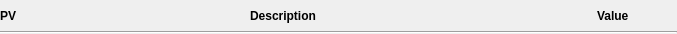
<?xml version="1.0" encoding="UTF-8"?>
<ui version="4.0">
 <class>Form</class>
 <widget class="QWidget" name="Form">
  <property name="geometry">
   <rect>
    <x>0</x>
    <y>0</y>
    <width>677</width>
    <height>34</height>
   </rect>
  </property>
  <property name="sizePolicy">
   <sizepolicy hsizetype="MinimumExpanding" vsizetype="Preferred">
    <horstretch>0</horstretch>
    <verstretch>0</verstretch>
   </sizepolicy>
  </property>
  <property name="minimumSize">
   <size>
    <width>0</width>
    <height>34</height>
   </size>
  </property>
  <property name="maximumSize">
   <size>
    <width>16777215</width>
    <height>34</height>
   </size>
  </property>
  <property name="windowTitle">
   <string>Form</string>
  </property>
  <layout class="QVBoxLayout" name="verticalLayout_2">
   <property name="spacing">
    <number>0</number>
   </property>
   <property name="leftMargin">
    <number>0</number>
   </property>
   <property name="topMargin">
    <number>0</number>
   </property>
   <property name="rightMargin">
    <number>0</number>
   </property>
   <property name="bottomMargin">
    <number>0</number>
   </property>
   <item>
    <layout class="QHBoxLayout" name="horizontalLayout_3" stretch="0,2,0,0">
     <property name="spacing">
      <number>0</number>
     </property>
     <item>
      <widget class="QLabel" name="label_5">
       <property name="minimumSize">
        <size>
         <width>250</width>
         <height>0</height>
        </size>
       </property>
       <property name="font">
        <font>
         <weight>75</weight>
         <bold>true</bold>
        </font>
       </property>
       <property name="text">
        <string>PV</string>
       </property>
      </widget>
     </item>
     <item>
      <widget class="QLabel" name="label_6">
       <property name="sizePolicy">
        <sizepolicy hsizetype="Minimum" vsizetype="Preferred">
         <horstretch>0</horstretch>
         <verstretch>0</verstretch>
        </sizepolicy>
       </property>
       <property name="font">
        <font>
         <weight>75</weight>
         <bold>true</bold>
        </font>
       </property>
       <property name="text">
        <string>Description</string>
       </property>
       <property name="alignment">
        <set>Qt::AlignLeading|Qt::AlignLeft|Qt::AlignVCenter</set>
       </property>
       <property name="wordWrap">
        <bool>false</bool>
       </property>
      </widget>
     </item>
     <item>
      <spacer name="horizontalSpacer">
       <property name="orientation">
        <enum>Qt::Horizontal</enum>
       </property>
       <property name="sizeHint" stdset="0">
        <size>
         <width>40</width>
         <height>20</height>
        </size>
       </property>
      </spacer>
     </item>
     <item>
      <widget class="QLabel" name="label_7">
       <property name="minimumSize">
        <size>
         <width>80</width>
         <height>0</height>
        </size>
       </property>
       <property name="maximumSize">
        <size>
         <width>80</width>
         <height>16777215</height>
        </size>
       </property>
       <property name="font">
        <font>
         <weight>75</weight>
         <bold>true</bold>
        </font>
       </property>
       <property name="text">
        <string>Value</string>
       </property>
       <property name="alignment">
        <set>Qt::AlignLeading|Qt::AlignLeft|Qt::AlignVCenter</set>
       </property>
       <property name="wordWrap">
        <bool>false</bool>
       </property>
      </widget>
     </item>
    </layout>
   </item>
   <item>
    <widget class="Line" name="line">
     <property name="sizePolicy">
      <sizepolicy hsizetype="MinimumExpanding" vsizetype="Fixed">
       <horstretch>0</horstretch>
       <verstretch>0</verstretch>
      </sizepolicy>
     </property>
     <property name="orientation">
      <enum>Qt::Horizontal</enum>
     </property>
    </widget>
   </item>
  </layout>
 </widget>
 <resources/>
 <connections/>
</ui>
